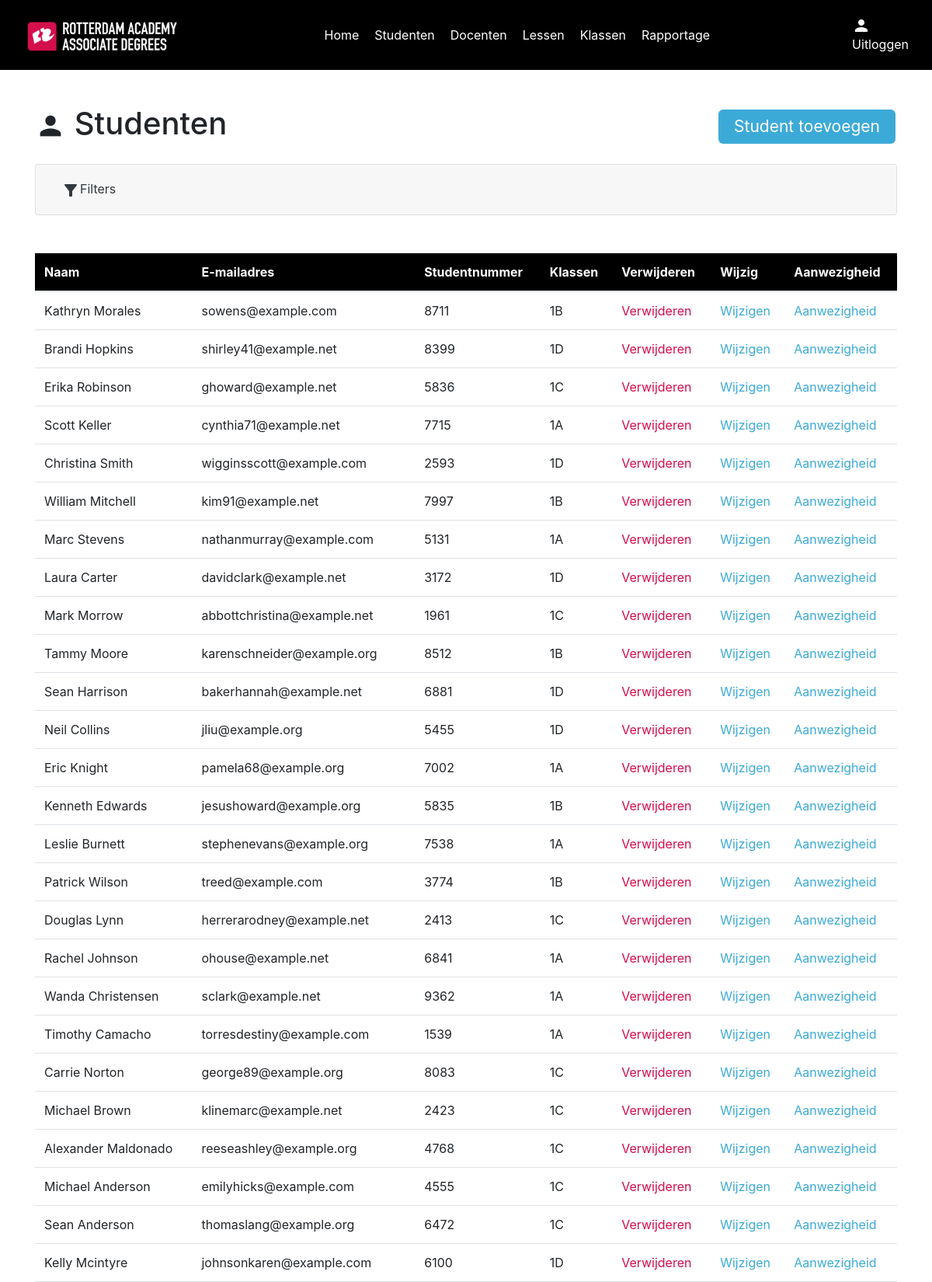
The page /studenten_overzicht (upper part) on the database its author committed.
### models/studentModel.py (models this page shows)
class Student(db.Model):
    id = db.Column(db.Integer, primary_key=True)
    name = db.Column(db.String(100), nullable=False)
    email = db.Column(db.String(100), nullable=False)
    password = db.Column(db.String(255), nullable=True)
    student_number = db.Column(db.Integer, nullable=True)
    classes = relationship('StudentClass', backref=db.backref('student_record', lazy=True), cascade='all, delete')
    def to_dict(self):
        return {
            'id': self.id,
            'name': self.name,
            'email': self.email,
            'password': self.password,
            'student_number': self.student_number,
            'classes': [{'id': c.class_id,
                         'name': c.classes.name
                         } for c in self.classes],
        }

### models/classModel.py (models this page shows)
class Class(db.Model):
    id = db.Column(db.Integer, primary_key=True)
    name = db.Column(db.String(100), nullable=False)
    student_classes = db.relationship('StudentClass', backref=db.backref('student', lazy=True))
    lessons = db.relationship('LessonClass', backref=db.backref('classes', lazy=True))
    def to_dict(self):
        return {
            'id': self.id,
            'name': self.name,
            'students': [{'id': s.student_id,
                          'name': s.student.name
                          } for s in self.student_classes],
        }

### routes/studentRoutes.py (the view)
    @app.route("/studenten_overzicht")
    def students_index():
        students = StudentController.get_all_students()
        classes = ClassController.get_all_classes()
        return render_template(
            "students/index.html", students=students, classes=classes
        )

### controllers/classController.py (called while the page is built)
    @staticmethod
    def get_all_classes():
        classes = Class.query.all()
        class_dict = [class_.to_dict() for class_ in classes]
        return class_dict

### controllers/studentController.py (called while the page is built)
    @staticmethod
    def get_all_students():
        students = Student.query.all()
        students_dict = [student.to_dict() for student in students]
        return students_dict

### templates/students/index.html (shortened to what this page needs)
{% include "layout.html" %}
{% block content %}
{% include "navigation.html" %}
<div class="container students">
    <div class="index" id="students">
        <div class="top-content">
            <h1><span class="material-icons" style="font-size: 40px;">person</span> Studenten</h1>
            <a href="#" class="button" id="btnCreate" data-toggle="modal" data-target="#studentModalCreate">Student toevoegen</a>
        </div>
        <div class="accordion mb-5" id="filterAccordion">
            <div class="card">
              <div class="card-header" id="filterAccordionHeader">
                <h2 class="mb-0">
                  <button class="btn btn-link btn-block text-left text-dark" type="button" data-toggle="collapse" data-target="#collapseOne" aria-expanded="true" aria-controls="collapseOne">
                    <span class="material-icons">filter_alt</span>Filters
                  </button>
                </h2>
              </div>
            </div>
        </div>
        <table class="table">
            <thead style="background-color: black; color: #fff;">
            <tr>
                <th scope="Name">Naam</th>
                <th scope="Date">E-mailadres</th>
                <th scope="Starttime">Studentnummer</th>
                <th scope="Classes">Klassen</th>
                <th scope="Delete">Verwijderen</th>
                <th scope="Change">Wijzig</th>
                <th scope="Change">Aanwezigheid</th>
            </tr>
            </thead>
            <tbody>
            {% for student in students %}
            <tr>
                <td>{{ student.name }}</td>
                <td>{{ student.email }}</td>
                <td>{{ student.student_number }}</td>
                <td>
                    {% for class in student.classes %}
                    {{ class.name }}
                    {% endfor %}
                </td>
                <td><a href="#" class="red" data-id="{{ student.id }}" id="btnDelete">Verwijderen</a></td>
                <td><a href="#" class="blue" data-id="{{ student.id }}" id="btnEdit" data-toggle="modal" data-target="#studentModalUpdate">Wijzigen</a></td>
                <td><a href="/students/{{ student.student_number }}/aanwezigheid" class="blue">Aanwezigheid</a></td>
            </tr>
            {% endfor %}
            </tbody>
        </table>
    </div>
</div>
{% endblock %}

### templates/layout.html (shortened to what this page needs)
<!DOCTYPE html>
<html lang="en">
<head>
    <link rel="stylesheet" href="https://cdn.jsdelivr.net/npm/bootstrap@4.4.1/dist/css/bootstrap.min.css"
>
    <link rel="stylesheet" type="text/css" href="https://cdn.jsdelivr.net/npm/pikaday/css/pikaday.css">
    <link rel="stylesheet" href="/static/css/style.css" type="text/css"/>
    <link rel="stylesheet" href="https://cdnjs.cloudflare.com/ajax/libs/font-awesome/6.3.0/css/all.min.css"
          type="text/css"/>
</head>
<body>
</body>
</html>

### templates/navigation.html (shortened to what this page needs)
{% if current_user.role != 1 %}
<nav class="navigation">
    <div class="nav_container">
        <a href="/index">
            <img src="/static/assets/ra_logo.png" alt="RAC logo"/>
        </a>
        <div class="links">
            <a href="/index">Home</a>
            <a href="/studenten_overzicht">Studenten</a>
            {% if current_user.role != 2 %}
            <a href="/docenten_overzicht">Docenten</a>
            {% endif %}
            <a href="/lessen_overzicht">Lessen</a>
            <a href="/klassen_overzicht">Klassen</a>
            <a href="/rapportage">Rapportage</a>
        </div>
        <div class="account">
            <div class="user">
                <span class="material-icons">person</span>
            </div>
            <a href="/logout">Uitloggen</a>
        </div>
    </div>
</nav>
{% endif %}

### static/css/style.css (style rules this page uses)
:root { --black: #000; --white: #fff; --racRed: #D30E4C; --racBlue: #3CAAD7; --textColor: #272727; }
.container { position: relative; top: 90px; }
.navigation .nav_container { width: 1140px; margin: 0 auto; padding: unset; padding-top: 120px; }
.navigation { top: 0; background-color: var(--black); position: fixed; width: 100%; height: 90px; z-index: 10; }
.navigation .nav_container { padding-top: unset; height: 100%; display: flex; align-items: center; justify-content: space-between; gap: 20px; }
.navigation img { height: 45px; }
.navigation .links { display: flex; justify-content: space-between; gap: 20px; }
.navigation a { color: var(--white); }
.navigation .material-icons { color: var(--white); }
.navigation .user { display: flex; justify-content: space-between; align-items: center; color: var(--white); }
.button { background-color: var(--racBlue); border: none; color: var(--white); padding: 6px 20px; text-align: center; display: inline-block; font-size: 21px; margin: 4px 2px; border-radius: 6px; }
.red { color: var(--racRed) !important; }
.blue { color: var(--racBlue) !important; }
.index .top-content { display: flex; justify-content: space-between; align-items: center; margin: 45px 0 20px 0; }
.material-icons { vertical-align: middle; }

### rows shown on the page
Student: name "Kathryn Morales", email "sowens@example.com", student_number "8711"
Class: name "1B"
Student: name "Brandi Hopkins", email "shirley41@example.net", student_number "8399"
Class: name "1D"
Student: name "Erika Robinson", email "ghoward@example.net", student_number "5836"
Class: name "1C"
Student: name "Scott Keller", email "cynthia71@example.net", student_number "7715"
Class: name "1A"
Student: name "Christina Smith", email "wigginsscott@example.com", student_number "2593"
Student: name "William Mitchell", email "kim91@example.net", student_number "7997"
Student: name "Marc Stevens", email "nathanmurray@example.com", student_number "5131"
Student: name "Laura Carter", email "davidclark@example.net", student_number "3172"
Student: name "Mark Morrow", email "abbottchristina@example.net", student_number "1961"
Student: name "Tammy Moore", email "karenschneider@example.org", student_number "8512"
Student: name "Sean Harrison", email "bakerhannah@example.net", student_number "6881"
Student: name "Neil Collins", email "jliu@example.org", student_number "5455"
Student: name "Eric Knight", email "pamela68@example.org", student_number "7002"
Student: name "Kenneth Edwards", email "jesushoward@example.org", student_number "5835"
Student: name "Leslie Burnett", email "stephenevans@example.org", student_number "7538"
Student: name "Patrick Wilson", email "treed@example.com", student_number "3774"
Student: name "Douglas Lynn", email "herrerarodney@example.net", student_number "2413"
Student: name "Rachel Johnson", email "ohouse@example.net", student_number "6841"
Student: name "Wanda Christensen", email "sclark@example.net", student_number "9362"
Student: name "Timothy Camacho", email "torresdestiny@example.com", student_number "1539"
Student: name "Carrie Norton", email "george89@example.org", student_number "8083"
Student: name "Michael Brown", email "klinemarc@example.net", student_number "2423"
Student: name "Alexander Maldonado", email "reeseashley@example.org", student_number "4768"
Student: name "Michael Anderson", email "emilyhicks@example.com", student_number "4555"
Student: name "Sean Anderson", email "thomaslang@example.org", student_number "6472"
Student: name "Kelly Mcintyre", email "johnsonkaren@example.com", student_number "6100"
